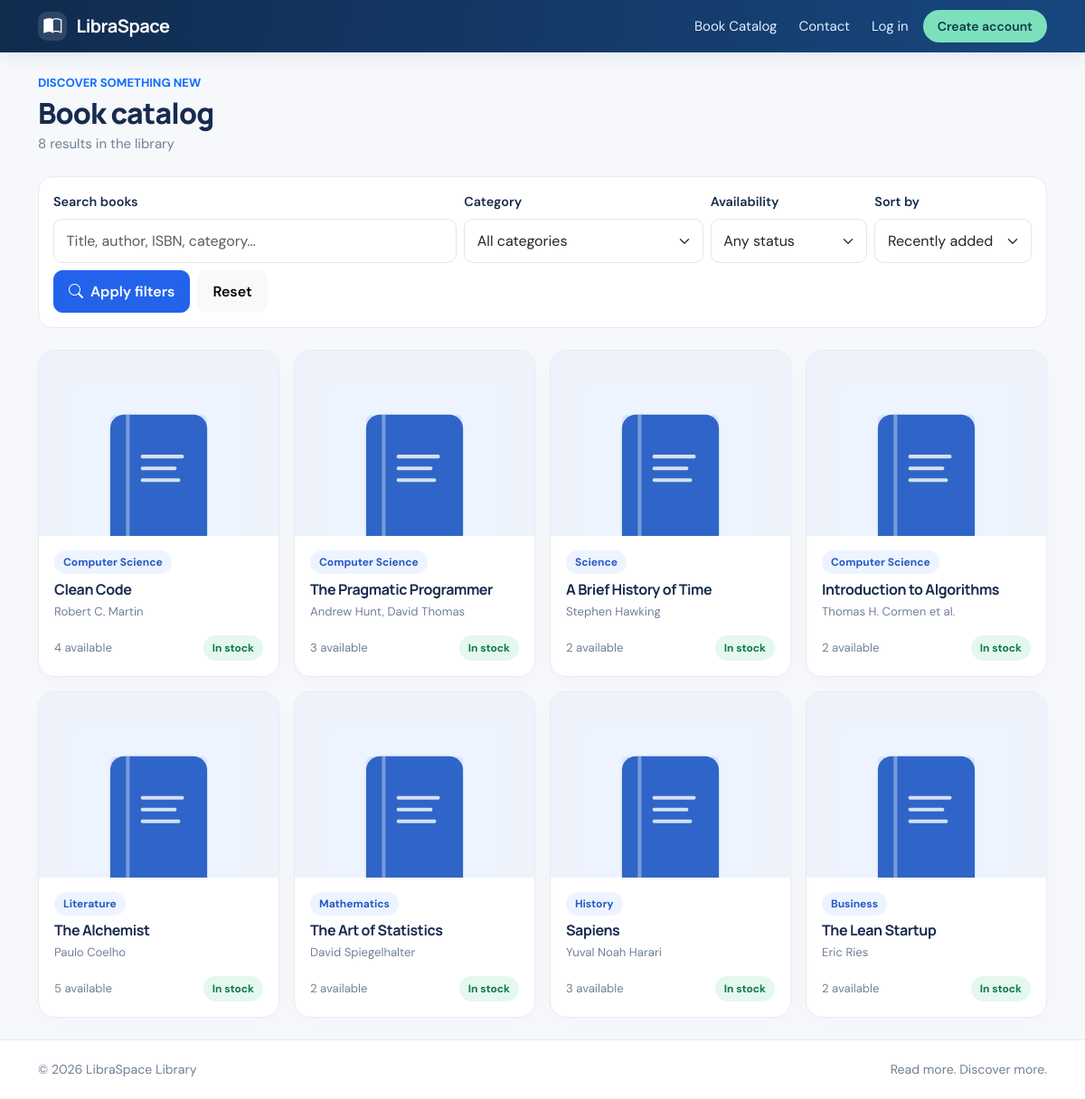
Screenshot of /catalog.php with the database file from the repository.
### tables this page shows
CREATE TABLE books (
 id INT UNSIGNED AUTO_INCREMENT PRIMARY KEY,
 title VARCHAR(200) NOT NULL,
 author VARCHAR(150) NOT NULL,
 category_id INT UNSIGNED NULL,
 isbn VARCHAR(20) NULL UNIQUE,
 publisher VARCHAR(150) NULL,
 publication_year SMALLINT UNSIGNED NULL,
 description TEXT NULL,
 total_quantity INT UNSIGNED NOT NULL DEFAULT 1,
 available_quantity INT UNSIGNED NOT NULL DEFAULT 1,
 cover_image VARCHAR(255) NULL,
 times_issued INT UNSIGNED NOT NULL DEFAULT 0,
 is_active TINYINT(1) NOT NULL DEFAULT 1,
 created_at TIMESTAMP NOT NULL DEFAULT CURRENT_TIMESTAMP,
 CONSTRAINT fk_books_category FOREIGN KEY(category_id) REFERENCES categories(id) ON DELETE SET NULL,
 CONSTRAINT chk_book_stock CHECK(available_quantity <= total_quantity),
 INDEX idx_books_title(title),
 INDEX idx_books_author(author),
 INDEX idx_books_active(is_active)
);

CREATE TABLE categories (
 id INT UNSIGNED AUTO_INCREMENT PRIMARY KEY,
 name VARCHAR(100) NOT NULL UNIQUE,
 description VARCHAR(500) NULL
);

### config/database.php (called while the page is built, shortened)
<?php
function db(): PDO {
    static $pdo = null;
    if ($pdo instanceof PDO) return $pdo;
    $dsn = 'mysql:host=' . DB_HOST . ';dbname=' . DB_NAME . ';charset=utf8mb4';
    $pdo = new PDO($dsn, DB_USER, DB_PASS, [
        PDO::ATTR_ERRMODE => PDO::ERRMODE_EXCEPTION,
        PDO::ATTR_DEFAULT_FETCH_MODE => PDO::FETCH_ASSOC,
        PDO::ATTR_EMULATE_PREPARES => false,
    ]);
    return $pdo;
}

### includes/functions.php (called while the page is built, shortened)
<?php
require_once __DIR__ . '/../config/database.php';
function e(?string $value): string { return htmlspecialchars($value ?? '', ENT_QUOTES | ENT_SUBSTITUTE, 'UTF-8'); }
function cover_url(?string $cover): string {
    return $cover ? 'uploads/covers/' . rawurlencode(basename($cover)) : 'assets/img/book-placeholder.svg';
}

### catalog.php (the view, shortened to what this page needs)
<?php
require_once __DIR__.'/includes/functions.php'; $pageTitle='Book Catalog';
$q=trim($_GET['q']??'');$category=(int)($_GET['category']??0);$availability=$_GET['availability']??'';$sort=$_GET['sort']??'newest';
$where=['b.is_active=1'];$params=[];
$order=['newest'=>'b.created_at DESC','title'=>'b.title ASC','author'=>'b.author ASC','popular'=>'b.times_issued DESC'][$sort]??'b.created_at DESC';
$sql='SELECT b.*,c.name AS category_name FROM books b LEFT JOIN categories c ON c.id=b.category_id WHERE '.implode(' AND ',$where).' ORDER BY '.$order;
$stmt=db()->prepare($sql);$stmt->execute($params);$books=$stmt->fetchAll();$categories=db()->query('SELECT id,name FROM categories ORDER BY name')->fetchAll();
require __DIR__.'/includes/header.php';
?>
<div class="d-flex justify-content-between align-items-end flex-wrap gap-3 mb-4"><div><p class="text-primary text-uppercase small fw-bold mb-1">Discover something new</p><h1 class="page-title mb-1">Book catalog</h1><p class="muted mb-0"><?=count($books)?> result<?=count($books)===1?'':'s'?> in the library</p></div></div>
<form class="filter-bar mb-4" method="get"><div class="row g-2 align-items-end"><div class="col-lg-5"><label class="form-label">Search books</label><input class="form-control" name="q" value="<?=e($q)?>" placeholder="Title, author, ISBN, category..."></div><div class="col-sm-6 col-lg-3"><label class="form-label">Category</label><select class="form-select" name="category"><option value="0">All categories</option></select></div><div class="col-sm-6 col-lg-2"><label class="form-label">Availability</label><select class="form-select" name="availability"><option value="">Any status</option></select></div><div class="col-sm-6 col-lg-2"><label class="form-label">Sort by</label><select class="form-select" name="sort"><option value="newest" <?=$sort==='newest'?'selected':''?>>Recently added</option></select></div><div class="col-12 d-flex gap-2 mt-2"><button class="btn btn-primary" type="submit"><i class="bi bi-search me-1"></i> Apply filters</button><a class="btn btn-light" href="catalog.php">Reset</a></div></div></form>
<div class="row g-3">
<?php foreach($books as $b): ?><div class="col-6 col-md-4 col-xl-3"><article class="book-card"><a href="book.php?id=<?=(int)$b['id']?>" class="text-decoration-none text-reset"><div class="book-cover"><img src="<?=e(cover_url($b['cover_image']))?>" alt="<?=e($b['title'])?> cover" loading="lazy"></div><div class="card-body"><span class="badge-soft"><?=e($b['category_name']??'General')?></span><h2 class="book-title mt-2 mb-1"><?=e($b['title'])?></h2><p class="muted small mb-3"><?=e($b['author'])?></p><div class="d-flex justify-content-between align-items-center gap-1"><span class="small muted"><?= (int)$b['available_quantity'] ?> available</span><span class="<?= $b['available_quantity']>0?'badge-available':'badge-unavailable' ?> badge-soft"><?= $b['available_quantity']>0?'In stock':'Checked out' ?></span></div></div></a></article></div><?php endforeach; ?></div>
<?php require __DIR__.'/includes/footer.php'; ?>

### assets/css/style.css (style rules this page uses)
:root { --navy:#102b4e;--blue:#2363eb;--blue2:#4c83f5;--pale:#eef4ff;--ink:#172b4d;--muted:#718096;--line:#e6ebf2;--bg:#f6f8fc;--green:#138a64 }
* { box-sizing:border-box }
body { margin:0;background:var(--bg);color:var(--ink);font-family:'DM Sans',sans-serif;font-size:15px }
h1,h2,h3,h4,h5,.navbar-brand { font-family:Manrope,sans-serif;letter-spacing:-.025em }
.btn-primary { background:var(--blue);border-color:var(--blue) }
.muted { color:var(--muted) }
.surface,.stat-card,.book-card,.auth-card { background:white;border:1px solid var(--line);border-radius:18px;box-shadow:0 6px 22px #18365a05 }
.book-card { height:100%;overflow:hidden;transition:.2s }
.book-cover { height:205px;background:#edf2fb;display:grid;place-items:center;overflow:hidden }
.book-cover img { height:100%;width:100%;object-fit:cover }
.book-cover img[src$="book-placeholder.svg"] { object-fit:contain;padding:35px }
.book-card .card-body { padding:17px }
.book-title { font-size:1rem;font-weight:700;line-height:1.4 }
.badge-soft { background:#edf4ff;color:#245ac5;border-radius:50px;padding:5px 10px;font-size:.75rem;font-weight:700 }
.badge-available { background:#e5f8ef;color:#11774e }
.form-label { font-weight:600;font-size:.9rem }
.form-control,.form-select { border-color:#dfe6ef;border-radius:10px;padding:.72rem .85rem }
.btn { border-radius:10px;font-weight:600;padding:.65rem 1rem }
.page-title { font-weight:800;font-size:clamp(1.5rem,3vw,2rem) }
.filter-bar { padding:16px;background:white;border:1px solid var(--line);border-radius:16px }

### rows the page displays
books: category.name "Computer Science", title "Clean Code", author "Robert C. Martin", available_quantity "4", shows "In stock"
books: category.name "Computer Science", title "The Pragmatic Programmer", author "Andrew Hunt, David Thomas", available_quantity "3", shows "In stock"
books: category.name "Science", title "A Brief History of Time", author "Stephen Hawking", available_quantity "2", shows "In stock"
books: category.name "Computer Science", title "Introduction to Algorithms", author "Thomas H. Cormen et al.", available_quantity "2", shows "In stock"
books: category.name "Literature", title "The Alchemist", author "Paulo Coelho", available_quantity "5", shows "In stock"
books: category.name "Mathematics", title "The Art of Statistics", author "David Spiegelhalter", available_quantity "2", shows "In stock"
books: category.name "History", title "Sapiens", author "Yuval Noah Harari", available_quantity "3", shows "In stock"
books: category.name "Business", title "The Lean Startup", author "Eric Ries", available_quantity "2", shows "In stock"

### other values shown
count($books) "8"
